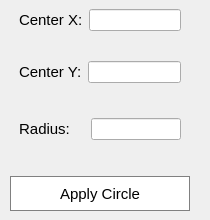
         <widget class="QWidget" name="circle_page">
          <widget class="QWidget" name="widget_7" native="true">
           <property name="geometry">
            <rect>
             <x>0</x>
             <y>0</y>
             <width>201</width>
             <height>211</height>
            </rect>
           </property>
           <property name="minimumSize">
            <size>
             <width>0</width>
             <height>0</height>
            </size>
           </property>
           <property name="maximumSize">
            <size>
             <width>16777215</width>
             <height>16777215</height>
            </size>
           </property>
           <layout class="QGridLayout" name="gridLayout_8">
            <item row="0" column="0">
             <widget class="QWidget" name="x" native="true">
              <property name="minimumSize">
               <size>
                <width>180</width>
                <height>50</height>
               </size>
              </property>
              <property name="maximumSize">
               <size>
                <width>180</width>
                <height>50</height>
               </size>
              </property>
              <layout class="QFormLayout" name="formLayout">
               <property name="verticalSpacing">
                <number>0</number>
               </property>
               <property name="leftMargin">
                <number>9</number>
               </property>
               <property name="topMargin">
                <number>9</number>
               </property>
               <property name="rightMargin">
                <number>9</number>
               </property>
               <property name="bottomMargin">
                <number>9</number>
               </property>
               <item row="0" column="0">
                <widget class="QLabel" name="label_6">
                 <property name="font">
                  <font>
                   <pointsize>11</pointsize>
                  </font>
                 </property>
                 <property name="text">
                  <string>Center X:</string>
                 </property>
                </widget>
               </item>
               <item row="0" column="1">
                <widget class="QLineEdit" name="centerX"/>
               </item>
              </layout>
             </widget>
            </item>
            <item row="1" column="0">
             <widget class="QWidget" name="y" native="true">
              <property name="minimumSize">
               <size>
                <width>180</width>
                <height>50</height>
               </size>
              </property>
              <property name="maximumSize">
               <size>
                <width>180</width>
                <height>50</height>
               </size>
              </property>
              <layout class="QFormLayout" name="formLayout_2">
               <property name="leftMargin">
                <number>9</number>
               </property>
               <property name="topMargin">
                <number>9</number>
               </property>
               <property name="rightMargin">
                <number>9</number>
               </property>
               <property name="bottomMargin">
                <number>9</number>
               </property>
               <item row="1" column="0">
                <widget class="QLabel" name="label_7">
                 <property name="font">
                  <font>
                   <pointsize>11</pointsize>
                  </font>
                 </property>
                 <property name="text">
                  <string>Center Y:</string>
                 </property>
                </widget>
               </item>
               <item row="1" column="1">
                <widget class="QLineEdit" name="centerY"/>
               </item>
              </layout>
             </widget>
            </item>
            <item row="4" column="0">
             <widget class="QPushButton" name="apply_circle">
              <property name="minimumSize">
               <size>
                <width>0</width>
                <height>35</height>
               </size>
              </property>
              <property name="maximumSize">
               <size>
                <width>300</width>
                <height>16777215</height>
               </size>
              </property>
              <property name="font">
               <font>
                <pointsize>-1</pointsize>
               </font>
              </property>
              <property name="styleSheet">
               <string notr="true">QPushButton{
    background-color:white;
	border: 1px solid rgb(128,128,128);
	font-size:15px;
}

QPushButton:hover{
   	color: rgb(230, 0, 92);
	border:1px solid rgb(230, 0, 92);
}

</string>
              </property>
              <property name="text">
               <string>Apply Circle</string>
              </property>
             </widget>
            </item>
            <item row="2" column="0">
             <widget class="QWidget" name="radius" native="true">
              <property name="minimumSize">
               <size>
                <width>180</width>
                <height>50</height>
               </size>
              </property>
              <property name="maximumSize">
               <size>
                <width>180</width>
                <height>50</height>
               </size>
              </property>
              <layout class="QGridLayout" name="gridLayout_11">
               <item row="0" column="0">
                <widget class="QLabel" name="radius_label">
                 <property name="font">
                  <font>
                   <pointsize>11</pointsize>
                  </font>
                 </property>
                 <property name="styleSheet">
                  <string notr="true">margin-right:15px;</string>
                 </property>
                 <property name="text">
                  <string>Radius:</string>
                 </property>
                 <property name="alignment">
                  <set>Qt::AlignCenter</set>
                 </property>
                </widget>
               </item>
               <item row="0" column="1">
                <widget class="QLineEdit" name="radius_input">
                 <property name="minimumSize">
                  <size>
                   <width>0</width>
                   <height>0</height>
                  </size>
                 </property>
                </widget>
               </item>
              </layout>
             </widget>
            </item>
            <item row="3" column="0">
             <widget class="QLabel" name="radius_validate">
              <property name="maximumSize">
               <size>
                <width>1677215</width>
                <height>20</height>
               </size>
              </property>
              <property name="styleSheet">
               <string notr="true">color: rgb(239, 41, 41);
font: 25 11pt &quot;Umpush&quot;;</string>
              </property>
              <property name="text">
               <string/>
              </property>
             </widget>
            </item>
           </layout>
          </widget>
         </widget>
